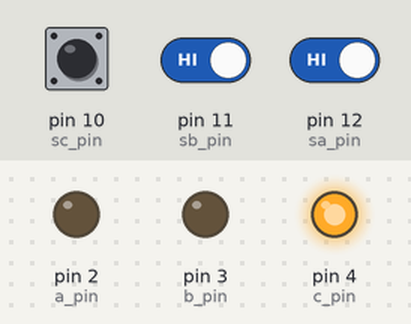
This sketch was run on a simulated Arduino Uno, built with avr-gcc and run on an emulated ATmega328P. Shown: output pins drawn as LEDs (lit = HIGH). Inputs (shaded band) come from the test bench; at power-on: pin 10 (sc_pin) HIGH, pin 11 (sb_pin) HIGH, pin 12 (sa_pin) HIGH.

Above: at 1.2 s.
1.3 s: pin 10 (sc_pin) pulled LOW for 0.15 s
At 1.37 s:
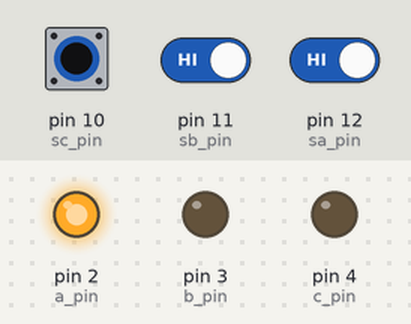
2.9 s: pin 10 (sc_pin) pulled LOW for 3.2 s
At 7.3 s:
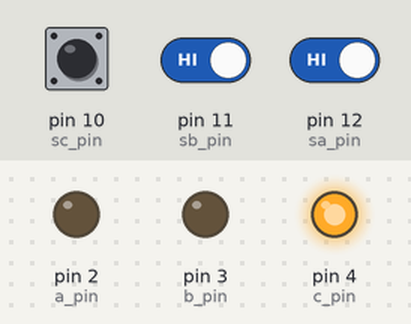
7.6 s: pin 10 (sc_pin) driven LOW and pin 11 (sb_pin) driven LOW and pin 12 (sa_pin) driven LOW
At 8.7 s:
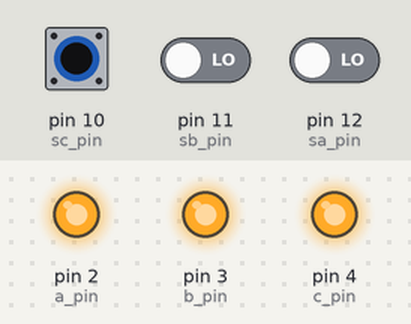
9.1 s: pin 10 (sc_pin) driven HIGH
At 9.8 s:
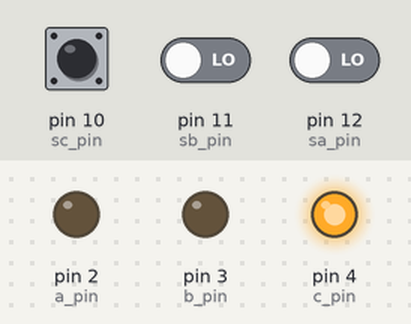
Timing chart, 0 to 11.6 s (numbered marks = the images above; inputs shaded):
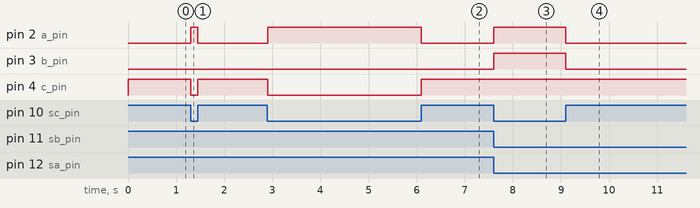

Measured:
- after the input at 1.3 s, pin 2 (a_pin): LOW → HIGH at once, → LOW 0.15 s later; pin 4 (c_pin): HIGH → LOW at once, → HIGH 0.15 s later
- after the input at 2.9 s, pin 2 (a_pin): LOW → HIGH at once, → LOW 3.2 s later; pin 4 (c_pin): HIGH → LOW at once, → HIGH 3.2 s later
- after the input at 7.6 s, pin 2 (a_pin), pin 3 (b_pin): LOW → HIGH at once
- after the input at 9.1 s, pin 2 (a_pin), pin 3 (b_pin): HIGH → LOW at once

The sketch:

sombreros_arduino.ino
```cpp
// Salidas sujeto ganador 0 pierde y 1 gana
int a_pin = 2;
int b_pin = 3;
int c_pin = 4;

// Entradas sombrero colocado 0 bln y 1 ngr
int sa_pin = 12;
int sb_pin = 11;
int sc_pin = 10;

// Valor de lectura de las entradas inician con 000
// esta combinacion no es posible ya que solo hay 2 somb bln
int sa_val = 0;
int sb_val = 0;
int sc_val = 0;


void setup()
{
  pinMode(a_pin, OUTPUT);
  pinMode(b_pin, OUTPUT);
  pinMode(c_pin, OUTPUT);

  pinMode(sa_pin, INPUT);
  pinMode(sb_pin, INPUT);
  pinMode(sc_pin, INPUT);

  digitalWrite(sa_pin, HIGH);
  digitalWrite(sb_pin, HIGH);
  digitalWrite(sc_pin, HIGH);
}

void loop()
{
  sa_val = digitalRead(sa_pin);
  sb_val = digitalRead(sb_pin);
  sc_val = digitalRead(sc_pin);

  if(!(sb_val) && !(sc_val) && !(sa_val))
  {
    //Nadie gana todas las luces prenden;
     digitalWrite(a_pin, HIGH);
     digitalWrite(b_pin, HIGH);
     digitalWrite(c_pin, HIGH);
  }else{

    if(!(sb_val) && !(sc_val) && sa_val){
      // Gana el sujeto A y su sombrero es negro!
      	digitalWrite(c_pin, LOW);
     	digitalWrite(b_pin, LOW);
      	digitalWrite(a_pin, HIGH);

    }else if ( !(sc_val) && sb_val){
      // Gana el sujeto B y su sombrero es negro!
       	digitalWrite(c_pin, LOW);
     	digitalWrite(b_pin, LOW);
      	digitalWrite(a_pin, HIGH);
    }else{
      // Gana el sujeto C y su sombrero es negro!
      	digitalWrite(a_pin, LOW);
     	digitalWrite(b_pin, LOW);
      	digitalWrite(c_pin, HIGH);
    }
  }
}
```
